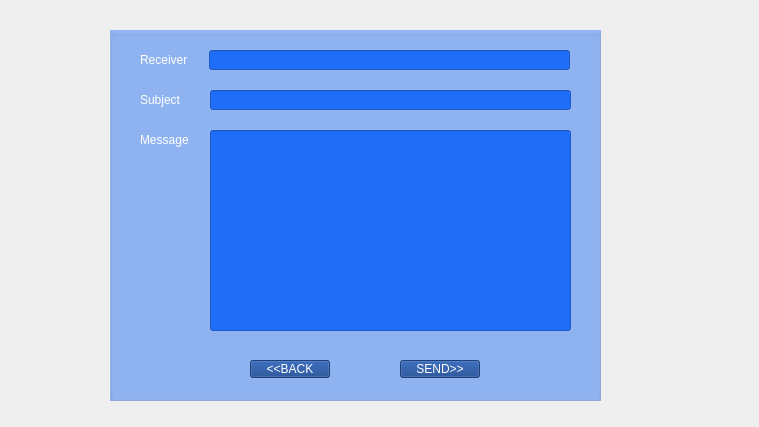
<?xml version="1.0" encoding="UTF-8"?>
<ui version="4.0">
 <class>SendUI</class>
 <widget class="QWidget" name="SendUI">
  <property name="geometry">
   <rect>
    <x>0</x>
    <y>0</y>
    <width>759</width>
    <height>427</height>
   </rect>
  </property>
  <property name="windowTitle">
   <string>Form</string>
  </property>
  <property name="styleSheet">
   <string notr="true">background-image: url(:/new/prefix1/1.jpg);</string>
  </property>
  <widget class="QGroupBox" name="sending">
   <property name="geometry">
    <rect>
     <x>110</x>
     <y>30</y>
     <width>491</width>
     <height>371</height>
    </rect>
   </property>
   <property name="styleSheet">
    <string notr="true">#sending{background-color: rgba(0, 93, 250, 100);}</string>
   </property>
   <property name="title">
    <string/>
   </property>
   <widget class="QLabel" name="label_5">
    <property name="geometry">
     <rect>
      <x>30</x>
      <y>10</y>
      <width>51</width>
      <height>41</height>
     </rect>
    </property>
    <property name="styleSheet">
     <string notr="true">font: 12pt &quot;Comic Sans MS&quot;;
color: rgb(255, 255, 255);</string>
    </property>
    <property name="text">
     <string>Receiver</string>
    </property>
    <property name="textFormat">
     <enum>Qt::RichText</enum>
    </property>
    <property name="scaledContents">
     <bool>false</bool>
    </property>
    <property name="wordWrap">
     <bool>false</bool>
    </property>
    <property name="openExternalLinks">
     <bool>false</bool>
    </property>
   </widget>
   <widget class="QLineEdit" name="to">
    <property name="geometry">
     <rect>
      <x>99</x>
      <y>20</y>
      <width>361</width>
      <height>20</height>
     </rect>
    </property>
    <property name="styleSheet">
     <string notr="true">background-color: rgba(1, 91, 249, 200);</string>
    </property>
   </widget>
   <widget class="QLabel" name="label_6">
    <property name="geometry">
     <rect>
      <x>30</x>
      <y>50</y>
      <width>51</width>
      <height>41</height>
     </rect>
    </property>
    <property name="styleSheet">
     <string notr="true">font: 12pt &quot;Comic Sans MS&quot;;
color: rgb(255, 255, 255);</string>
    </property>
    <property name="text">
     <string>Subject</string>
    </property>
    <property name="textFormat">
     <enum>Qt::RichText</enum>
    </property>
    <property name="scaledContents">
     <bool>false</bool>
    </property>
    <property name="wordWrap">
     <bool>false</bool>
    </property>
    <property name="openExternalLinks">
     <bool>false</bool>
    </property>
   </widget>
   <widget class="QLabel" name="label_7">
    <property name="geometry">
     <rect>
      <x>30</x>
      <y>90</y>
      <width>51</width>
      <height>41</height>
     </rect>
    </property>
    <property name="styleSheet">
     <string notr="true">font: 12pt &quot;Comic Sans MS&quot;;
color: rgb(255, 255, 255);</string>
    </property>
    <property name="text">
     <string>Message</string>
    </property>
    <property name="textFormat">
     <enum>Qt::RichText</enum>
    </property>
    <property name="scaledContents">
     <bool>false</bool>
    </property>
    <property name="wordWrap">
     <bool>false</bool>
    </property>
    <property name="openExternalLinks">
     <bool>false</bool>
    </property>
   </widget>
   <widget class="QLineEdit" name="body">
    <property name="geometry">
     <rect>
      <x>100</x>
      <y>100</y>
      <width>361</width>
      <height>201</height>
     </rect>
    </property>
    <property name="styleSheet">
     <string notr="true">background-color: rgba(1, 91, 249, 200);</string>
    </property>
   </widget>
   <widget class="QPushButton" name="sendButton">
    <property name="geometry">
     <rect>
      <x>290</x>
      <y>330</y>
      <width>80</width>
      <height>18</height>
     </rect>
    </property>
    <property name="styleSheet">
     <string notr="true">font: 700 9pt &quot;System&quot;;
background-color: rgba(12, 57, 134, 200);
color: rgb(255, 255, 255);</string>
    </property>
    <property name="text">
     <string>SEND&gt;&gt;</string>
    </property>
   </widget>
   <widget class="QLineEdit" name="subject">
    <property name="geometry">
     <rect>
      <x>100</x>
      <y>60</y>
      <width>361</width>
      <height>20</height>
     </rect>
    </property>
    <property name="styleSheet">
     <string notr="true">background-color: rgba(1, 91, 249, 200);</string>
    </property>
   </widget>
   <widget class="QPushButton" name="backButton">
    <property name="geometry">
     <rect>
      <x>140</x>
      <y>330</y>
      <width>80</width>
      <height>18</height>
     </rect>
    </property>
    <property name="styleSheet">
     <string notr="true">font: 700 9pt &quot;System&quot;;
background-color: rgba(12, 57, 134, 200);
color: rgb(255, 255, 255);</string>
    </property>
    <property name="text">
     <string>&lt;&lt;BACK</string>
    </property>
   </widget>
  </widget>
 </widget>
 <resources/>
 <connections/>
</ui>
